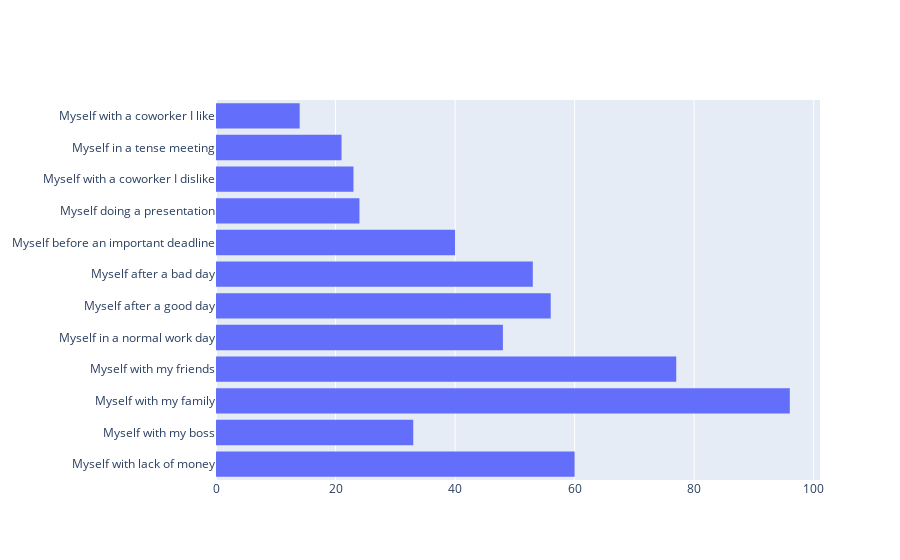

Here is the notebook cell this chart was saved with:
### Code cell
fig = go.Figure(data=[go.Histogram(y=df_2['SelectedElements'])])
fig.show()

### Figure 1 — Plotly figure (JSON) as saved in the notebook; plotly's stock layout.template omitted (floating-point values rounded to 4 significant figures; data arrays with more than 128 entries replaced by an {"elided": "..."} marker saying what was removed)
{"data": [{"type": "histogram", "y": {"elided": "545 str values"}}], "layout": {}}
